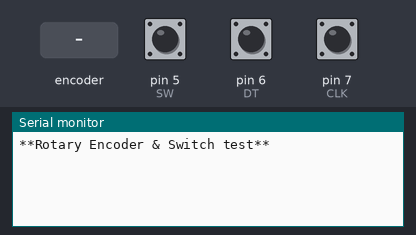
A sketch run on a simulated Arduino Uno, built with avr-gcc and run on an emulated ATmega328P. Shown: the last lines printed to the serial monitor. Inputs (shaded band) come from the test bench; at power-on: pin 5 (SW) HIGH, pin 6 (DT) HIGH, pin 7 (CLK) HIGH.

Above: at 1.2 s.
1.3 s: rotary encoder on pin 7 (CLK) / pin 6 (DT) turned 1 step (first pin leading)
At 1.9 s:
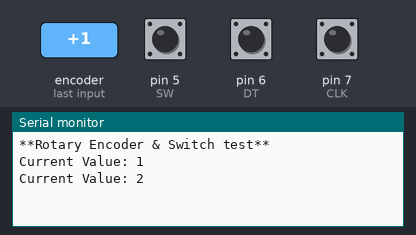
3.0 s: pin 5 (SW) pulled LOW for 0.15 s
At 3.8 s:
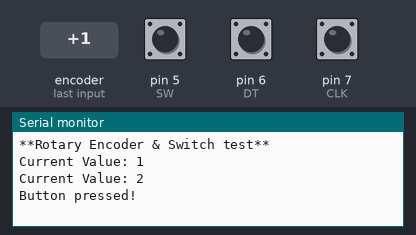
4.6 s: rotary encoder on pin 7 (CLK) / pin 6 (DT) turned 1 step (first pin leading)
At 5.7 s:
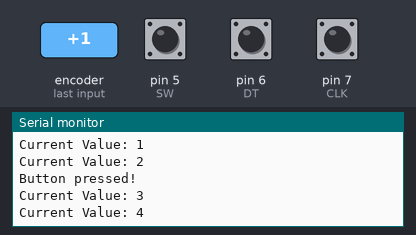
Timing chart, 0 to 7.6 s (numbered marks = the images above; inputs shaded):
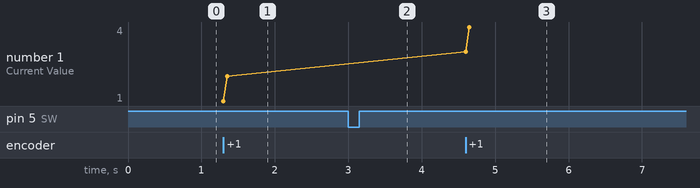

Measured:
- after the input at 1.3 s, the serial monitor: prints a new line at once (image 1)
- after the input at 3.0 s, the serial monitor: prints a new line at once (image 2)
- after the input at 4.6 s, the serial monitor: prints a new line at once (image 3)
- plotted number 1: 2 → 4 after the input at 4.6 s

The sketch:

Rotary_encoder_init_test.ino
```cpp
//A basic Rotary Encoder test sketch

 #define CLK 7  // CLK
 #define DT 6   // DT
 #define SW 5   // Switch
 //VCC
 //GND

 int counter = 0;
 int aState;
 int aLastState;
 int lastButtonPress = 0;

 void setup() {

   pinMode (CLK,INPUT);
   pinMode (DT,INPUT);
   pinMode (SW, INPUT_PULLUP);

   Serial.begin (9600);

   aLastState = digitalRead(CLK);
   Serial.println("**Rotary Encoder & Switch test**");
 }

 void loop()  {

   aState = digitalRead(CLK);
   if (aState != aLastState){if (digitalRead(DT) != aState) { counter ++;} else { counter --;}
                             Serial.print("Current Value: "); Serial.println(counter);}
                             aLastState = aState;

   int btnState = digitalRead(SW);
   if (btnState == LOW){if (millis() - lastButtonPress > 50){Serial.println("Button pressed!");}
                       lastButtonPress = millis();
                       }
 }
```
